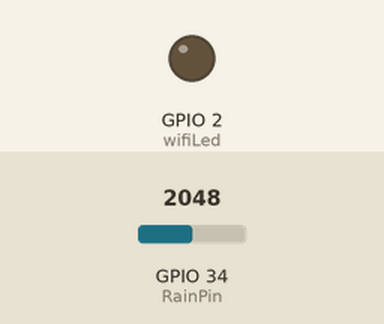
Simulated run of this sketch. Board: ESP32. On the bench: output pins drawn as LEDs (lit = HIGH). The inputs (shaded band) are chosen by the test bench; at power-on: GPIO 34 (RainPin) = 2048. WiFi joins after 1.5 s; servers stay silent unless stated; no MQTT or app messages arrive unless stated; what the sketch prints to the serial monitor is not drawn.

Above: at 0.5 s.
At 4.3 s:
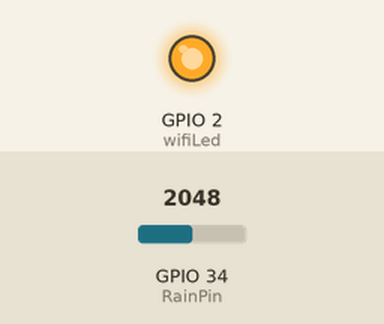
4.4 s: GPIO 34 (RainPin) set to 1935
8.8 s: GPIO 34 (RainPin) set to 2040
Timing chart, 0 to 11.8 s (numbered marks = the images above; inputs shaded):
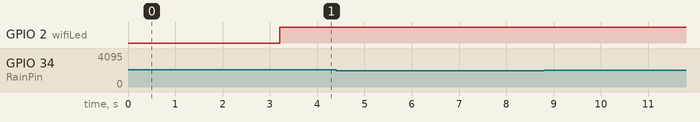

Measured:
- after the input at 4.4 s, every drawn part: stays the same
- after the input at 8.8 s, every drawn part: stays the same

The sketch:

sketch_oct27a.ino
```cpp
#include <Arduino.h>
#include <PubSubClient.h>
#include <WiFi.h>
#include <WiFiClient.h>

// ================================================================
// RAIN SENSOR - ESP32 + MQTT BROKER LOCAL (PORT 1884)
// GIAO THUC: MQTT CO BAO MAT USERNAME / PASSWORD
// ================================================================

// ================================================================
// 1. CAU HINH WI-FI & MQTT BROKER
// ================================================================
const char *ssid = "Iphone";
const char *password = "02042005";

// Dia chi IP broker (dung truc tiep kieu IPAddress de tranh loi DNS / spinlock trong lwIP)
IPAddress mqtt_broker(172, 20, 10, 4);
const int mqtt_port = 1884;
const char *mqtt_clientId = "ESP32_RainSensor";

// Thong tin tai khoan xac thuc MQTT Mosquitto
const char *mqtt_username = "BuiQuangAnh";
const char *mqtt_password = "020405";

// MQTT Topic
const char *topic_telemetry = "rain/data"; // Day du lieu cam bien mua

// ================================================================
// 2. CAU HINH CHAN PHAN CUNG & BIEN TOAN CUC
// ================================================================
#define RainPin 34
#define wifiLed 2

WiFiClient espClient;
PubSubClient mqttClient(espClient);

String rainText = "No Rain";
unsigned long lastTelemetryMillis = 0;
const unsigned long telemetryInterval = 3000;

// ================================================================
// 3. HAM KET NOI WI-FI AN TOAN
// ================================================================
void connectWiFi() {
  WiFi.mode(WIFI_STA);
  WiFi.begin(ssid, password);

  Serial.print(">> Dang ket noi Wi-Fi: ");
  Serial.print(ssid);
  Serial.print(" ");

  int retry = 0;
  while (WiFi.status() != WL_CONNECTED && retry < 40) {
    delay(500);
    Serial.print(".");
    retry++;
  }

  if (WiFi.status() == WL_CONNECTED) {
    Serial.println();
    Serial.println("[OK] Wi-Fi da ket noi thanh cong!");
    Serial.print(">> Dia chi IP cua ESP32: ");
    Serial.println(WiFi.localIP());
    // Cho 1 giay de stack TCP/IP tren Core 0 hoan tat gan IP on dinh
    delay(1000);
  } else {
    Serial.println();
    Serial.println("[CANH BAO] Ket noi Wi-Fi cham, tiep tuc trong loop...");
  }
}

// ================================================================
// 4. HAM DUY TRI KET NOI MQTT BROKER
// ================================================================
void reconnectMQTT() {
  if (!mqttClient.connected()) {
    Serial.print(">> Dang ket noi MQTT Broker (");
    Serial.print(mqtt_broker);
    Serial.printf(":%d)...\n", mqtt_port);

    if (mqttClient.connect(mqtt_clientId, mqtt_username, mqtt_password)) {
      Serial.println(">> [THANH CONG] Da xac thuc va ket noi MQTT Broker!");
      digitalWrite(wifiLed, HIGH);
    } else {
      digitalWrite(wifiLed, LOW);
      Serial.printf(">> [THAT BAI] Ma loi rc=%d. Thu lai sau 3s...\n", mqttClient.state());
    }
  }
}

// ================================================================
// 5. HAM DOC VA GUI DU LIEU CAM BIEN MUA
// ================================================================
void sendRain() {
  int rainVal = analogRead(RainPin);

  if (rainVal > 3500)
    rainText = "No Rain";
  else if (rainVal > 2000)
    rainText = "Light Rain";
  else if (rainVal > 1000)
    rainText = "Moderate Rain";
  else
    rainText = "Heavy Rain";

  Serial.printf(">> [SENSOR] Rain Value: %d | Trang thai: %s\n", rainVal, rainText.c_str());

  if (mqttClient.connected()) {
    String payload = "{\"rain\":\"" + rainText + "\",\"value\":" + String(rainVal) + "}";
    mqttClient.publish(topic_telemetry, payload.c_str());
    Serial.printf(">> [MQTT PUB] -> [%s]: %s\n", topic_telemetry, payload.c_str());
  }
}

// ================================================================
// 6. SETUP & LOOP
// ================================================================
void setup() {
  Serial.begin(9600);
  delay(500);

  pinMode(RainPin, INPUT);
  pinMode(wifiLed, OUTPUT);
  digitalWrite(wifiLed, LOW);

  Serial.println();
  Serial.println("========================================================");
  Serial.println("KHOI DONG ESP32 RAIN SENSOR (MQTT AUTHENTICATION)");
  Serial.println("========================================================");

  connectWiFi();

  mqttClient.setServer(mqtt_broker, mqtt_port);
  mqttClient.setBufferSize(512);
  mqttClient.setKeepAlive(60);
  mqttClient.setSocketTimeout(5);

  lastTelemetryMillis = millis();
}

void loop() {
  // 1. Duy tri ket noi Wi-Fi & MQTT
  if (WiFi.status() == WL_CONNECTED) {
    if (!mqttClient.connected()) {
      static unsigned long lastMqttRetry = 0;
      if (millis() - lastMqttRetry > 3000) {
        lastMqttRetry = millis();
        reconnectMQTT();
      }
    } else {
      mqttClient.loop();
    }
  } else {
    digitalWrite(wifiLed, LOW);
    static unsigned long lastWifiRetry = 0;
    if (millis() - lastWifiRetry > 10000) {
      lastWifiRetry = millis();
      WiFi.begin(ssid, password);
    }
  }

  // 2. Doc va gui du lieu cam bien mua moi 3 giay (chi gui khi da ket noi MQTT thanh cong)
  unsigned long now = millis();
  if (now - lastTelemetryMillis >= telemetryInterval) {
    lastTelemetryMillis = now;
    if (mqttClient.connected()) {
      sendRain();
    }
  }
}
```
